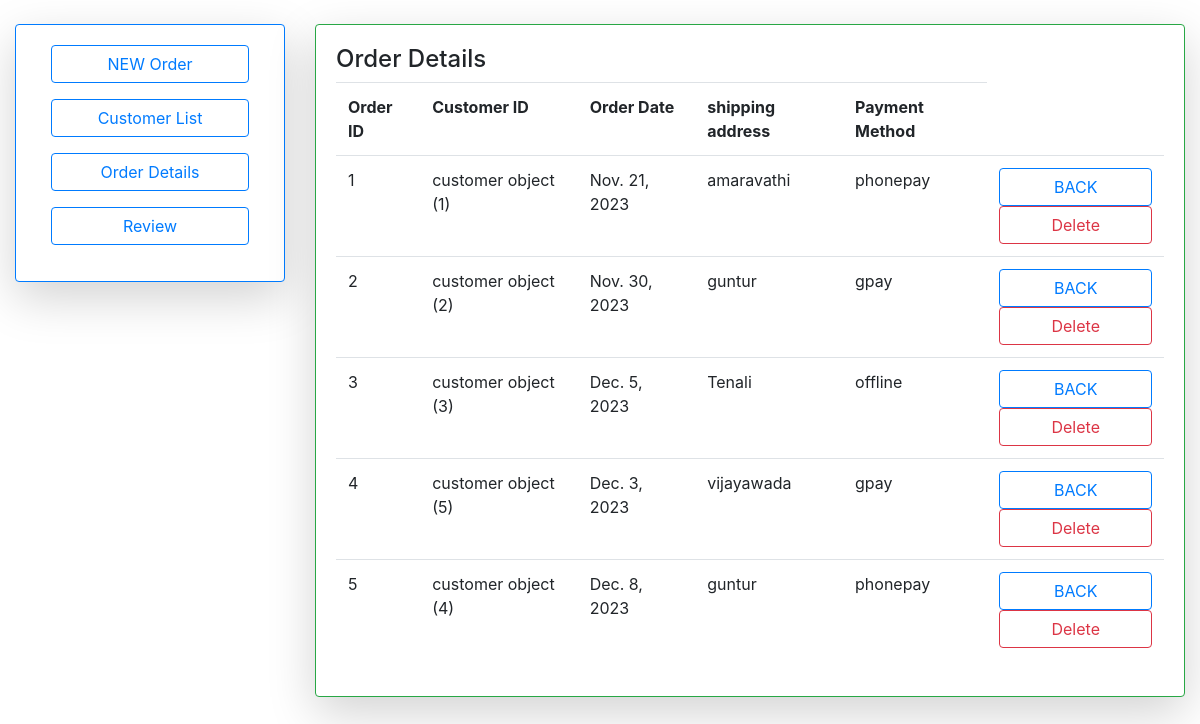
Screenshot of /ol/ with the database file from the repository.
### retail/models.py (models this page shows)
class orders(models.Model):
	orderid=models.IntegerField(primary_key=True)
	customerid=models.ForeignKey(customer,on_delete=models.CASCADE)
	orderdate=models.DateField(null=True)
	shippingaddress=models.CharField(max_length=255)
	paymentmethod=models.CharField(max_length=255)

class customer(models.Model):
	customerid=models.IntegerField(primary_key=True)
	customername=models.CharField(max_length=255)
	customeremail=models.CharField(max_length=255)
	customeraddress=models.CharField(max_length=255)

### retail/views.py (the view)
# urls.py: path('ol/',views.orderlist,name="orderlist"),
def orderlist(request):
	b=orders.objects.all()
	return render(request,'tnr/orderlist.html',{'e':b})

### retail/templates/tnr/orderlist.html (shortened to what this page needs)
{% load static %}
<!DOCTYPE html>
<html>
<head>
	<link rel="stylesheet" type="text/css" href="{% static 'css/bootstrap.min.css' %}">
</head>
<body>
	<div class="container-fluid mt-4">
		<div class="row">
			<div class="col-md-3">
				<div class="card shadow-lg boder border-primary">
					<div class="card-body">
						<div class="col">
							<a href="{% url 'order' %}" class="btn btn-outline-primary form-control">NEW Order</a>
						</div>
						<div class="col my-3">
							<a href="{% url 'customerlist' %}" class="btn btn-outline-primary form-control">Customer List</a>
						</div>
						<div class="col my-3">
							<a href="{% url 'odellist' %}" class="btn btn-outline-primary form-control">Order Details</a>
						</div>
						<div class="col my-3">
							<a href="{% url 'reviewlist' %}" class="btn btn-outline-primary form-control">Review</a>
						</div>
					</div>
				</div>
			</div>
			<div class="col">
				<div class="card shadow-lg border border-success">
					<div class="card-body">
						<h4>Order Details</h4>
						<table class="table">
							<tr>
								<th>Order ID</th>
								<th>Customer ID</th>
								<th>Order Date</th>
								<th>shipping address</th>
								<th>Payment Method</th>
							</tr>
							{% for i in e %}
							<tr>
								<td>{{i.orderid}}</td>
								<td>{{i.customerid}}</td>
								<td>{{i.orderdate}}</td>
								<td>{{i.shippingaddress}}</td>
								<td>{{i.paymentmethod}}</td>
								<td>
									<div class="row">
										<div class="col">
											<a href="{% url 'index' %}" class="btn btn-outline-primary form-control">BACK</a>
										</div>
										<div class="col">
											<a href="{% url 'orderdel' i.orderid %}" class="btn btn-outline-danger form-control">Delete</a>
										</div>
									</div>
								</td>
							</tr>
							{% endfor %}
						</table>
					</div>
				</div>
			</div>
		</div>
	</div>
</body>
</html>

### rows the page displays
orders: orderid "1", customerid "customer object (1)", orderdate "Nov. 21, 2023", shippingaddress "amaravathi", paymentmethod "phonepay"
orders: orderid "2", customerid "customer object (2)", orderdate "Nov. 30, 2023", shippingaddress "guntur", paymentmethod "gpay"
orders: orderid "3", customerid "customer object (3)", orderdate "Dec. 5, 2023", shippingaddress "Tenali", paymentmethod "offline"
orders: orderid "4", customerid "customer object (5)", orderdate "Dec. 3, 2023", shippingaddress "vijayawada", paymentmethod "gpay"
orders: orderid "5", customerid "customer object (4)", orderdate "Dec. 8, 2023", shippingaddress "guntur", paymentmethod "phonepay"
